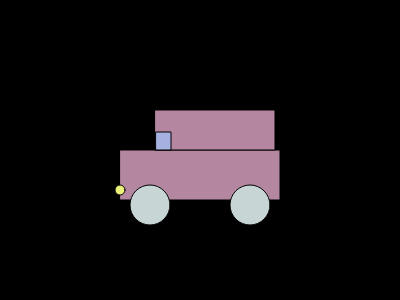
Frame 1 (no input)
Frame 60 (no input): identical to frame 1, image omitted
Frame 120 (the mouse pressed at the canvas centre since frame 60): identical to frame 1, image omitted

The p5.js sketch that drew this single still picture (run headless with seeded random() and noise() and a simulated clock; from frame 60 on, the mouse is pressed at the canvas centre):

// p5.js sketch
// ── sketch.js
function setup() {
  createCanvas(400, 300);
}

function draw() {
  background(0);

  //body of the car
  fill(180, 134, 159);
  rect(120, 150, 160, 50);

//roof of the car
  fill(180, 134, 159);
rect(155, 110, 120, 40);
//windows
  fill(166, 177, 225)
rect(156, 132, 15, 18);
  //Tires
  fill(199, 214, 213);
  ellipse(150, 205, 40, 40);
  ellipse(250, 205, 40, 40);
  //Front Headlight
  fill(234, 242, 124);
  circle(120,190,10);
  
}
